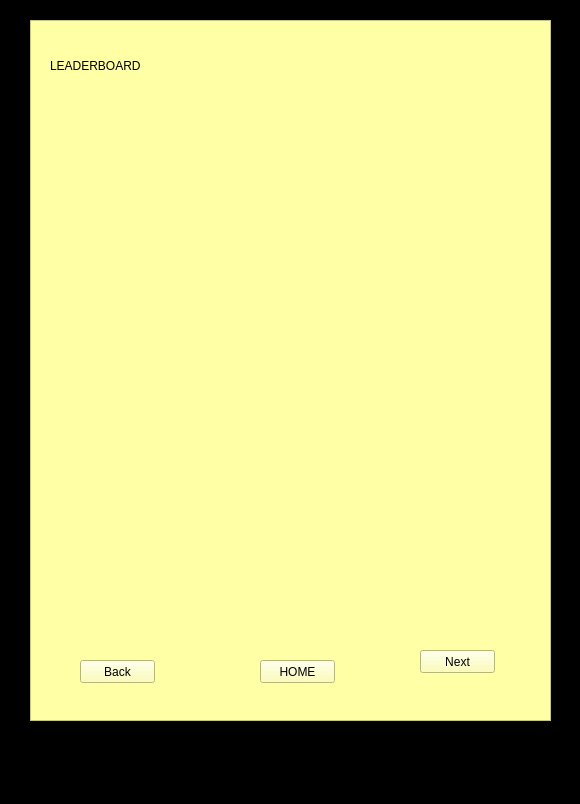
<?xml version="1.0" encoding="UTF-8"?>
<ui version="4.0">
 <class>MainWindow</class>
 <widget class="QMainWindow" name="MainWindow">
  <property name="geometry">
   <rect>
    <x>0</x>
    <y>0</y>
    <width>580</width>
    <height>804</height>
   </rect>
  </property>
  <property name="windowTitle">
   <string>MainWindow</string>
  </property>
  <property name="styleSheet">
   <string notr="true">background-color: rgb(0, 0, 0);</string>
  </property>
  <widget class="QWidget" name="centralwidget">
   <widget class="QFrame" name="frame">
    <property name="geometry">
     <rect>
      <x>30</x>
      <y>20</y>
      <width>521</width>
      <height>701</height>
     </rect>
    </property>
    <property name="styleSheet">
     <string notr="true">background-color: rgb(255, 255, 166);</string>
    </property>
    <property name="frameShape">
     <enum>QFrame::StyledPanel</enum>
    </property>
    <property name="frameShadow">
     <enum>QFrame::Plain</enum>
    </property>
    <widget class="QLabel" name="lbltitle">
     <property name="geometry">
      <rect>
       <x>20</x>
       <y>10</y>
       <width>311</width>
       <height>71</height>
      </rect>
     </property>
     <property name="styleSheet">
      <string notr="true">font: 75 48pt &quot;Rockwell Condensed&quot;;</string>
     </property>
     <property name="text">
      <string>LEADERBOARD</string>
     </property>
    </widget>
    <widget class="QLabel" name="lbllogo">
     <property name="geometry">
      <rect>
       <x>360</x>
       <y>10</y>
       <width>151</width>
       <height>171</height>
      </rect>
     </property>
     <property name="text">
      <string/>
     </property>
     <property name="pixmap">
      <pixmap>Images/Logo.png</pixmap>
     </property>
     <property name="scaledContents">
      <bool>true</bool>
     </property>
    </widget>
    <widget class="QPushButton" name="pushButton">
     <property name="geometry">
      <rect>
       <x>230</x>
       <y>640</y>
       <width>75</width>
       <height>23</height>
      </rect>
     </property>
     <property name="text">
      <string>HOME</string>
     </property>
    </widget>
    <widget class="QPushButton" name="pushButton_2">
     <property name="geometry">
      <rect>
       <x>50</x>
       <y>640</y>
       <width>75</width>
       <height>23</height>
      </rect>
     </property>
     <property name="text">
      <string>Back</string>
     </property>
    </widget>
    <widget class="QPushButton" name="pushButton_3">
     <property name="geometry">
      <rect>
       <x>390</x>
       <y>630</y>
       <width>75</width>
       <height>23</height>
      </rect>
     </property>
     <property name="text">
      <string>Next</string>
     </property>
    </widget>
   </widget>
  </widget>
  <widget class="QMenuBar" name="menubar">
   <property name="geometry">
    <rect>
     <x>0</x>
     <y>0</y>
     <width>580</width>
     <height>21</height>
    </rect>
   </property>
  </widget>
  <widget class="QStatusBar" name="statusbar"/>
 </widget>
 <resources/>
 <connections/>
</ui>
